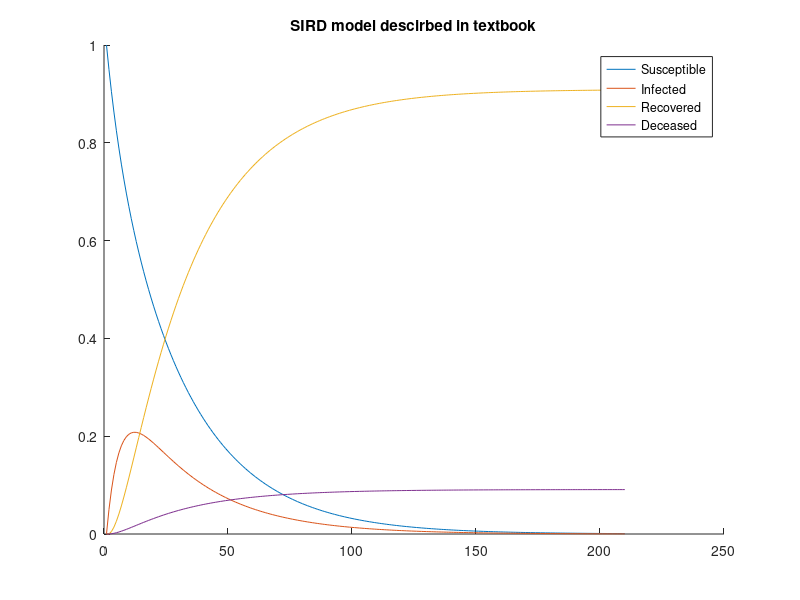
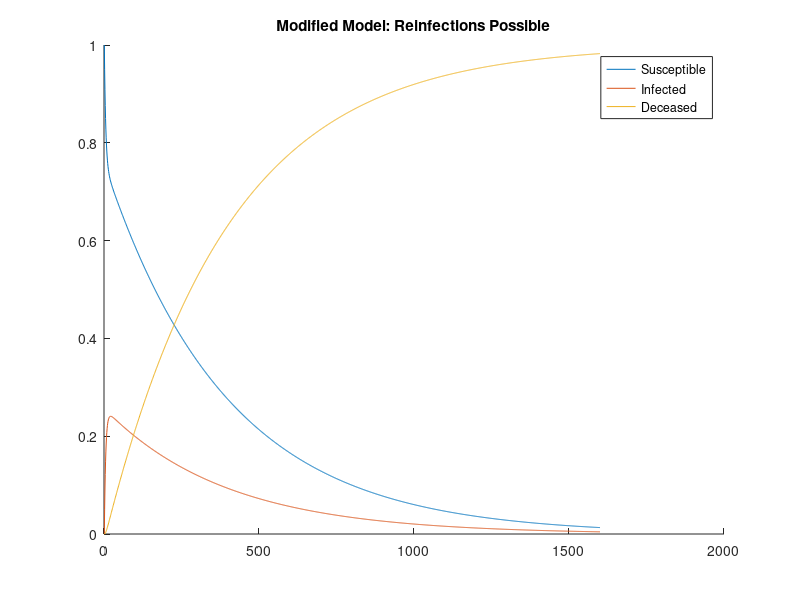

Reproduce these figures in MATLAB, in order.
% Part 1


% Question 1: implementing model in textbook
X = zeros(4, 210);

% Setting initial condition xsub1
X(:, 1) = [1; 0; 0; 0];

A = [.95, .04, 0, 0;
     .05, .85, 0, 0;
       0,  .1, 1, 0;
       0, .01, 0, 1];


for t = 2:210
    X(:, t) = A*X(:, t-1);
end


hold on;
plot(X(1, :));
plot(X(2, :));
plot(X(3, :));
plot(X(4, :));
title("SIRD model descirbed in textbook");
legend("Susceptible", "Infected", "Recovered", "Deceased");
% This model converges to 10% of the population dying, and the other 90%
% being immune. The model converges a little after 100 days. 


% Question 2: modyifing model, so reinfections possible for everyone
XReinfectionsPossible = zeros(3, 1600);
XReinfectionsPossible(:, 1) = [1; 0; 0];

AReinfectionsPossible = [.95, .14, 0;
                         .05, .85, 0;
                          0,   .01,  1];

for t = 2:1600
    XReinfectionsPossible(:, t) = AReinfectionsPossible*XReinfectionsPossible(:, t-1);
end

figure;
hold on;
plot(XReinfectionsPossible(1, :));
plot(XReinfectionsPossible(2, :));
plot(XReinfectionsPossible(3, :));
title("Modified Model: Reinfections Possible");
legend("Susceptible", "Infected", "Deceased");
% This model converges to a state where everyone dies, since when someone
% gets sick, they either die or become susceptible again, so everyone will
% either die or keep getting sick and eventually die. This model takes a
% lot longer to converge, a little over 1400 days. 



% When comparing our from scratch model, versus the ss and lsim functions,
% they worked the same, but the ss and lsim model converged much quicker,
% because in that model's initial condition, it started with 10% infected
% at t = 0, whereas in our model, we started with 0% infected. 